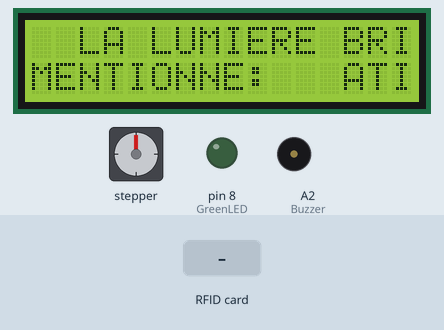
This sketch was run on a simulated Arduino Uno, built with avr-gcc and run on an emulated ATmega328P. Parts: 16×2 character LCD, stepper motor, output pins drawn as LEDs (lit = HIGH), buzzer (waves = sounding). The inputs (shaded band) are chosen by the test bench. Stepper angles assume 2048 steps per turn; pins used as bus, display or sensor lines are not drawn; what the sketch prints to the serial monitor is not drawn.

Above: at 1.4 s.
1.5 s: RFID card E3 97 FC A7 held to the reader
At 2.46 s:
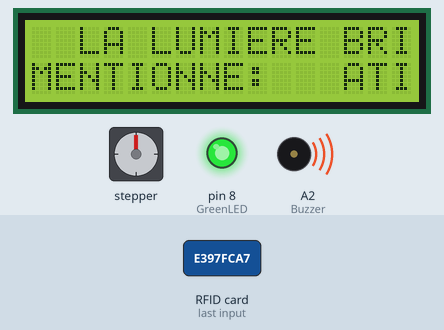
At 14.2 s:
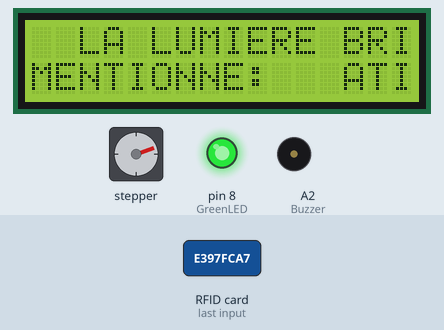
Timing chart, 0 to 27.3 s (numbered marks = the images above; inputs shaded):
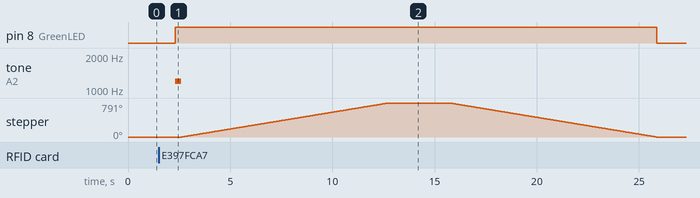

The sketch:

Code_13.ino
```cpp
// include the library code:
//#include <LiquidCrystal.h> //library for LCD
#include <SPI.h>
#include <LiquidCrystal.h>
#include <Wire.h>
#include <MFRC522.h>
#include <LiquidCrystal_I2C.h>
#include <Stepper.h>
#include <IRremote.h>

//const int rs = 13, en = 12, d4 = 11, d5 = 10, d6 =9, d7 = 8;
//LiquidCrystal lcd(rs, en, d4, d5, d6, d7);

 // Code de la commande pour ouvrir le portail

// Déclaration du pin pour le récepteur IR
const int RECV_PIN = A3;

#define bouton1 0xBA45FF00;
#define bouton2 0xB946FF00;
//int Telecommande();
//int scanner_qrcode();

//Configuration des boroches pour le moteur
#define STEPS 64
#define IN1 4
#define IN2 5
#define IN3 6
#define IN4 7
Stepper myStepper(STEPS, IN4, IN2, IN3, IN1);

 LiquidCrystal_I2C lcd(0x27,16,2);  // set the LCD address to 0x27 for a 16 chars and 2 line display

//Configuration des boroches pour le scanner
#define RST_PIN 9
#define SS_PIN 10
#define Max_Acces 4
MFRC522 rfid(SS_PIN, RST_PIN);
byte Count_acces=0;
byte CodeVerif=0;
byte Code_Acces[4] = {0xE3, 0x97, 0xFC, 0xA7};
// Init array that will store new NUID
byte nuidPICC[4];
int eta_scanner = 0;


// Configuration des broches du capteur de presence

const int trigPin = 2;
const int echoPin = 3; // defines variables
long duration;
int distance;
int moteur_pas_a_pas_gauche();
int moteur_pas_a_pas_droite();

// Configuration des broches pour les boutons poussoirs et le relais
const int PIN_BOUTON_1 = A0;
const int PIN_BOUTON_2 = A1;


// État des boutons poussoirs
int etat_bouton_1 = 0;
int etat_bouton_2 = 0;

//************* Voyant de signalisation *************//

// LED intégrée à l'Arduino (pin 5)
const int GreenLED =8;
const int Buzzer =  A2;

// Création de l'objet decode_results pour stocker les résultats de décodage
decode_results;


void setup()
{

   Serial.begin(9600);
   IrReceiver.begin(RECV_PIN, ENABLE_LED_FEEDBACK);

  // Declaration et Initialisation du scanner
  lcd.begin(16, 2);
   lcd.backlight();
  SPI.begin();
  //module_rfid.PCD_Init();

  // Init MFRC522
  rfid.PCD_Init();
  lcd.print("détecteur");
  lcd.setCursor(0, 1);
  lcd.print("de carte");
  lcd.clear();

  // Initialisation du capteur de presence

  pinMode(trigPin, OUTPUT); // Sets the trigPin as an Output
  pinMode(echoPin, INPUT); // Sets the echoPin as an Input
  digitalWrite(trigPin, LOW);
  pinMode(GreenLED, OUTPUT);
  digitalWrite(GreenLED, LOW);
  pinMode(Buzzer, OUTPUT);
  Serial.println(" Scannez votre carte SVP! ");

  lcd.begin(16,2); // configure le nombre de colonnes et de lignes de l'écran LCD:
  lcd.setCursor(0, 0);
  lcd.print("  LA LUMIERE BRILLANTE ");
  lcd.setCursor(0, 1);
  lcd.print("PORTAIL AUTOMATIQUE");
  lcd.setCursor(0, 2);
  lcd.print(" CARTE:   ");
  lcd.setCursor(0, 3);
  lcd.print("MENTIONNE:   ");

  pinMode(PIN_BOUTON_1, INPUT);
  pinMode(PIN_BOUTON_2, INPUT);


}

void loop()
{

 portail_automatique();
 Telecommande();
}

void portail_automatique()
{

  float detected_seuil = 15;
  int eta_sca = scanner_qrcode();
  Serial.print(" eta_sca ");
  Serial.println(eta_sca);


}

int Fin_Ouverture()
{

   float etat_bouton_1 = analogRead(PIN_BOUTON_1);
   Serial.print(" etat_bouton_1 =  ");
   Serial.println(etat_bouton_1);
   if (etat_bouton_1 > 800)
   {
     Serial.println("porte ouvert");
    return 1;
    }
    else {
       Serial.println("porte fermée");
      return 0;
    }
}

int Fin_Fermeture()
{
  float etat_bouton_2 = analogRead(PIN_BOUTON_2);
  //Serial.print("eta fer = ");
  //Serial.println(etat_bouton_2);
   if (etat_bouton_2 > 800)
   {
    Serial.println("porte fermée");
    return 1;
    }
    else {
      Serial.println("porte ouverte");
      return 0;
    }

}

float dectect_presence()

{
  float distance;
  digitalWrite(trigPin, LOW);
  delayMicroseconds(2);
  digitalWrite(trigPin, HIGH);
  delayMicroseconds(10);
  digitalWrite(trigPin, LOW); // Reads the echoPin, returns the sound wave travel time in microseconds
  duration = pulseIn(echoPin, HIGH); // Calculating the distance
  distance = duration * 0.034 / 2; // Prints the distance on the Serial Monitor
  Serial.print("Distance: ");
  Serial.println(distance);
  Serial.println(" cm");

  // Si la distance est inférieure à 20 cm et le portail est fermé, ouvrir le portail
  if (distance < 20 &&  Fin_Fermeture() == 1) {
    Serial.println("Ouverture du portail...");
    moteur_pas_a_pas_gauche(1);
     digitalWrite(GreenLED,HIGH);
     tone(Buzzer,1200);
     delay(300);
      digitalWrite(GreenLED, LOW);
    noTone(Buzzer);
   // gateState = 1; // Mettre à jour l'état du portail à ouvert
  }
  // Si la distance est supérieure à 20 cm et le portail est ouvert, fermer le portail
  else if (distance >= 20 && Fin_Ouverture() == 1) {
    Serial.println("Fermeture du portail...");
      moteur_pas_a_pas_droite(1);
     digitalWrite(GreenLED,HIGH);
     delay(300);
     digitalWrite(GreenLED, LOW);
      digitalWrite(GreenLED, LOW);
    noTone(Buzzer);
//    gateState = 0; // Mettre à jour l'état du portail à fermé
  }
  return(distance);
}


 void moteur_pas_a_pas_droite(int sens)
    {
      int valeur = 1000;
    for(int pos=0; pos < 4500 ; pos++)
    {
        int vitesse=map( valeur,523,1023,5,500);
         myStepper.setSpeed(vitesse);
         myStepper.step( -sens);
        digitalWrite(GreenLED,HIGH);
    }

    }

 void moteur_pas_a_pas_gauche(int sens)
    {
      int valeur = 1000;
   for(int pos=0;pos<4500;pos++)
    {
     int vitesse=map( valeur , 523 , 1023,5,500);


         myStepper.setSpeed(vitesse);
         myStepper.step( sens);
        digitalWrite(GreenLED,HIGH);
       }

   }

  void arret_moteur_pas_a_pas()
    {

      myStepper.setSpeed(0);
      digitalWrite(GreenLED,LOW);
    }

int scanner_qrcode()
{
    // Initialisé la boucle si aucun badge n'est présent
  if ( !rfid.PICC_IsNewCardPresent())
    return;

  // Vérifier la présence d'un nouveau badge
  if ( !rfid.PICC_ReadCardSerial())
    return;

  // Afffichage
  Serial.println(F("Un badge est détecté"));

  // Enregistrer l’ID du badge (4 octets)
  for (byte i = 0; i < 4; i++) {
    nuidPICC[i] = rfid.uid.uidByte[i];
  }

  // Vérification du code
  CodeVerif= GetAccesState(Code_Acces,nuidPICC);
  if (CodeVerif!=1)
  {
    Count_acces+=1;
    if(Count_acces==Max_Acces)
    {
     // Dépassement des tentatives (clignotement infinie)

     while(1)
     {
      digitalWrite(GreenLED , HIGH);
      tone(Buzzer, 1000);
      delay(200);
      digitalWrite(GreenLED , LOW);
      noTone(Buzzer);
      delay(200);
      // Affichage
      Serial.println("Alarme!");
      }

    }
    else
    {
      // Affichage
      Serial.println("Code érroné");

      // Un seul clignotement: Code erroné

      for(int i = 0 ; i < 7 ; i++)
      {
        digitalWrite(GreenLED , HIGH);
        tone(Buzzer,1000);
        delay(200); // Attendre pendant 500 millisecondes
        noTone(Buzzer);
        digitalWrite(GreenLED , LOW);
      }


      return 0;
    }
  }
  else
  {
    // Affichage
    Serial.println("Ouverture de la porte");

    // Ouverture de la porte & Initialisation
    tone(Buzzer,1200);
    digitalWrite(GreenLED, HIGH);
    delay(300);
    noTone(Buzzer);
      moteur_pas_a_pas_gauche(1);
    delay(3000);
   moteur_pas_a_pas_droite(1);
    digitalWrite(GreenLED, LOW);
    Count_acces=0;
    return 1 ;
  }

  // Affichage de l'identifiant
  Serial.println(" L'UID du tag est:");
  for (byte i = 0; i < 4; i++)
  {
    Serial.print(nuidPICC[i], HEX);
    Serial.print(" ");
  }
  Serial.println();

  // Re-Init RFID
  rfid.PICC_HaltA(); // Halt PICC
  rfid.PCD_StopCrypto1(); // Stop encryption on PCD
}

byte GetAccesState(byte *CodeAcces,byte *NewCode)
{
  byte StateAcces=0;
  if ((CodeAcces[0]==NewCode[0])&&(CodeAcces[1]==NewCode[1])&&
  (CodeAcces[2]==NewCode[2])&& (CodeAcces[3]==NewCode[3]))
    return StateAcces=1;
  else
    return StateAcces=0;
}

 void Telecommande()
{
  if (IrReceiver.decode()){
    Serial.println(IrReceiver.decodedIRData.decodedRawData, HEX);
   IrReceiver.printIRResultShort(&Serial);

    if(IrReceiver.decodedIRData.decodedRawData == 0xBA45FF00){
      digitalWrite(GreenLED, HIGH);
      tone(Buzzer,1200);
      moteur_pas_a_pas_gauche(1);
      delay(300);
      digitalWrite(GreenLED, LOW);
    noTone(Buzzer);


    }
    else if(IrReceiver.decodedIRData.decodedRawData == 0xB946FF00){
      digitalWrite(GreenLED, LOW);
     moteur_pas_a_pas_droite(1);
     delay(300);
      digitalWrite(GreenLED, LOW);
    noTone(Buzzer);

    }
    IrReceiver.resume();
  }

  delay(1000); // Wait for 1000 millisecond(s)
}
```

Measured:
- after the input at 1.5 s, pin 8 (GreenLED): LOW → HIGH after 0.82 s, → LOW 23.5 s later; tone on A2 (Buzzer): silent → 1200 Hz after 0.82 s, → silent 0.30 s later; stepper: turns 791° clockwise in 10.1 s, then 791° counter-clockwise in 10.1 s
